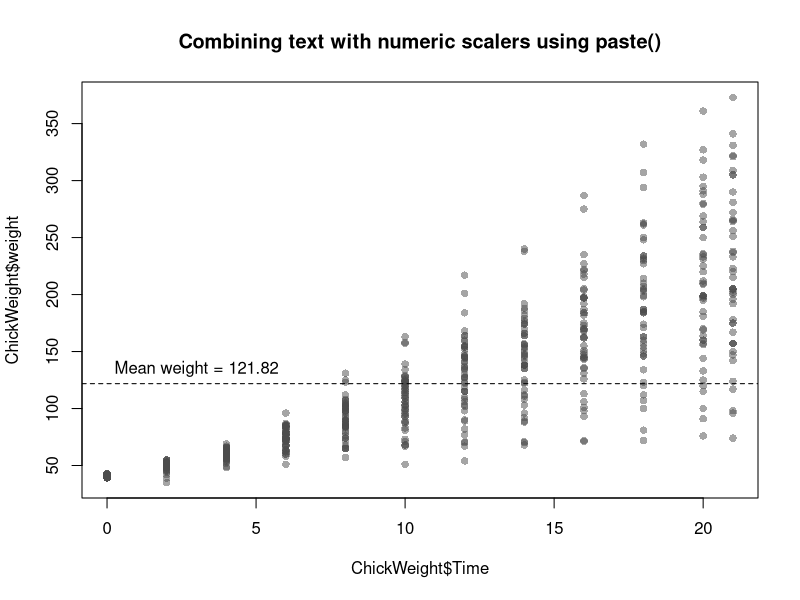

Generate this figure with R:
# Create the plot
plot(x = ChickWeight$Time,
     y = ChickWeight$weight, 
     col = gray(.3, .5), 
     pch = 16,
     main = "Combining text with numeric scalers using paste()")

# Add reference line
abline(h = mean(ChickWeight$weight), 
       lty = 2)

# Add text
text(x = 3, 
     y = mean(ChickWeight$weight), 
     labels = paste("Mean weight =", 
                    round(mean(ChickWeight$weight), 2)),
     pos = 3)

